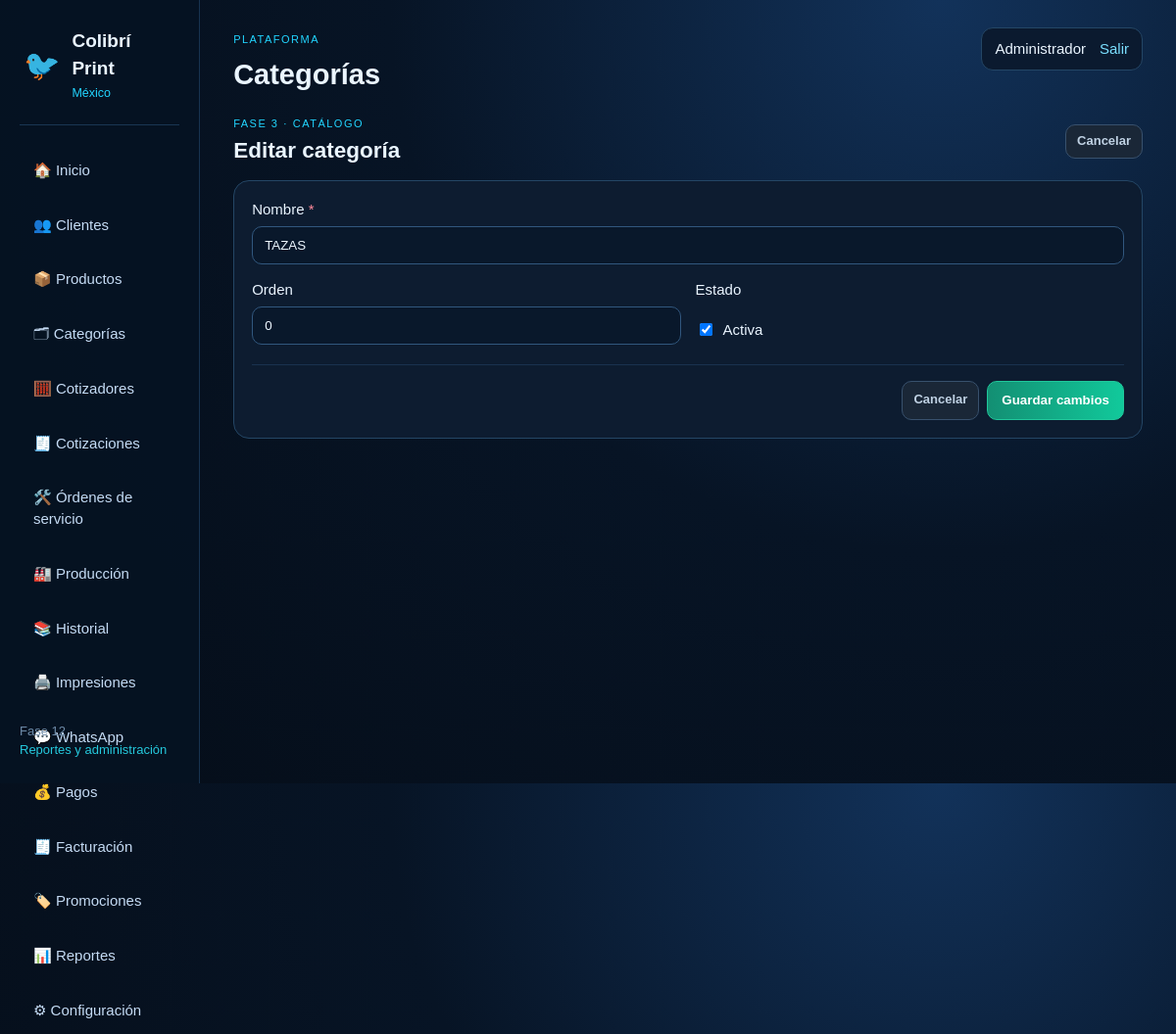
Page /admin/categorias.php?action=edit&id=3 (signed in) on the committed database.
### tables this page shows
CREATE TABLE `cp_categories` (
  `id` int(10) UNSIGNED NOT NULL,
  `name` varchar(150) NOT NULL,
  `type` varchar(30) NOT NULL DEFAULT 'product',
  `enabled` tinyint(1) NOT NULL DEFAULT '1',
  `sort_order` int(11) NOT NULL DEFAULT '0',
  `created_at` datetime NOT NULL,
  `updated_at` datetime NOT NULL
);

### config/runtime.php (called while the page is built, shortened)
<?php
function e(?string $value): string {
    return htmlspecialchars((string) $value, ENT_QUOTES, 'UTF-8');
}

### admin/categorias.php (the view, shortened to what this page needs)
<?php
require_once __DIR__ . '/../config/runtime.php';
require_once __DIR__ . '/../includes/actions.php';
$title='Categorías'; $pdo=db(); $error=null; $success=null;
$action=(string)($_GET['action']??'list'); $id=(int)($_GET['id']??0); $q=trim((string)($_GET['q']??''));
$cat=['name'=>'','sort_order'=>0,'enabled'=>1];
if($action==='edit'&&$id>0&&$_SERVER['REQUEST_METHOD']!=='POST'){ $s=$pdo->prepare('SELECT * FROM cp_categories WHERE id=?');$s->execute([$id]);$found=$s->fetch();if(!$found){$error='La categoría no existe.';$action='list';}else{$cat=array_merge($cat,$found);} }
require __DIR__.'/../includes/header.php';
?>
<?php if($action==='create'||$action==='edit'): ?>
<div class="toolbar"><div class="toolbar-title"><span class="eyebrow">FASE 3 · CATÁLOGO</span><h2><?= $action==='edit'?'Editar categoría':'Nueva categoría' ?></h2></div><div class="toolbar-actions"><?=cancel_button('/admin/categorias.php')?></div></div>
<div class="card form-card"><form method="post"><input type="hidden" name="_csrf" value="<?=e(csrf_token())?>"><input type="hidden" name="form_action" value="save"><input type="hidden" name="id" value="<?=e((string)$id)?>"><div class="form-grid"><div class="field full"><label>Nombre <span class="required">*</span></label><input data-auto-focus name="name" maxlength="150" value="<?=e((string)$cat['name'])?>" required></div><div class="field"><label>Orden</label><input type="number" name="sort_order" value="<?=e((string)$cat['sort_order'])?>"></div><div class="field"><label>Estado</label><label style="display:flex;align-items:center;gap:8px"><input type="checkbox" name="enabled" value="1" <?=((int)$cat['enabled']===1?'checked':'')?> style="width:auto"> Activa</label></div></div><div class="form-actions"><?=cancel_button('/admin/categorias.php')?><?=save_button($action==='edit'?'Guardar cambios':'Crear categoría')?></div></form></div>
<?php endif; ?><?php require __DIR__.'/../includes/footer.php'; ?>

### assets/css/app.css (style rules this page uses)
:root { --bg:#071425;--panel:#0d1c30;--panel2:#11253e;--border:#244665;--text:#eaf5ff;--muted:#9eb8d5;--cyan:#22d5ff;--blue:#188bff;--green:#0dd6a0;--pink:#db36f5;--shadow:0 20px 50px #0006 }
* { box-sizing:border-box }
body { margin:0;background:radial-gradient(circle at 80% 0,#12325a 0,#071425 45%,#050d18 100%);color:var(--text);font:15px/1.45 Arial,sans-serif }
.eyebrow { font-size:11px;color:var(--cyan);letter-spacing:1.5px }
.card { background:var(--panel);border:1px solid var(--border);border-radius:16px;padding:18px }
.form-grid { display:grid;grid-template-columns:1fr 1fr;gap:15px }
.field { display:grid;gap:6px }
.field.full { grid-column:1/-1 }
input,select { width:100%;padding:11px 12px;border-radius:10px;border:1px solid #31577e;background:#09182b;color:#eef7ff }
.toolbar { display:flex;align-items:center;justify-content:space-between;gap:14px;flex-wrap:wrap;margin:22px 0 14px }
.toolbar .toolbar-title { display:flex;flex-direction:column;gap:3px }
.toolbar h2 { margin:0 }
.toolbar-actions { display:flex;align-items:center;gap:8px;flex-wrap:wrap }
.form-actions { display:flex;justify-content:flex-end;gap:8px;flex-wrap:wrap;margin-top:20px;padding-top:16px;border-top:1px solid #19324f }
.required { color:#ff8a9b }
.form-card { max-width:980px }

### rows in the picture
cp_categories: name "TAZAS", sort_order "0", enabled "☑"

### other values in the picture
$title "Categorías"
$user['name'] "Administrador"
$label "Cancelar Cancelar"
$label "Guardar cambios"
